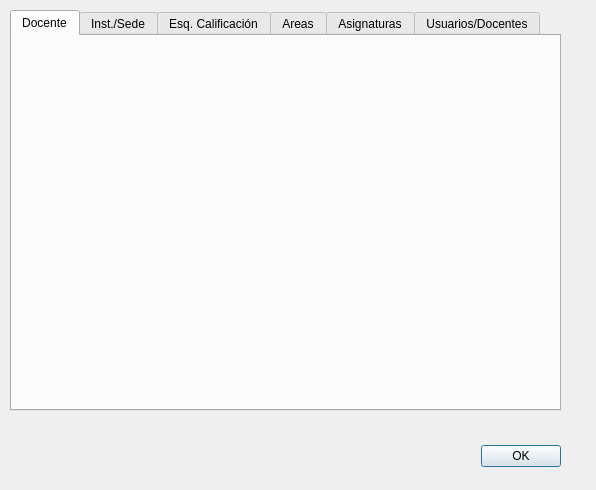
<?xml version="1.0" encoding="UTF-8"?>
<ui version="4.0">
 <class>Setup</class>
 <widget class="QDialog" name="Setup">
  <property name="geometry">
   <rect>
    <x>0</x>
    <y>0</y>
    <width>596</width>
    <height>490</height>
   </rect>
  </property>
  <property name="windowTitle">
   <string>Dialog</string>
  </property>
  <widget class="QDialogButtonBox" name="buttonBox">
   <property name="geometry">
    <rect>
     <x>100</x>
     <y>440</y>
     <width>461</width>
     <height>32</height>
    </rect>
   </property>
   <property name="orientation">
    <enum>Qt::Horizontal</enum>
   </property>
   <property name="standardButtons">
    <set>QDialogButtonBox::Ok</set>
   </property>
  </widget>
  <widget class="QTabWidget" name="Sedes">
   <property name="geometry">
    <rect>
     <x>10</x>
     <y>10</y>
     <width>551</width>
     <height>401</height>
    </rect>
   </property>
   <property name="currentIndex">
    <number>0</number>
   </property>
   <widget class="QWidget" name="tab_6">
    <attribute name="title">
     <string>Docente</string>
    </attribute>
   </widget>
   <widget class="QWidget" name="tab_4">
    <attribute name="title">
     <string>Inst./Sede</string>
    </attribute>
    <widget class="QPushButton" name="btnSchool_new">
     <property name="geometry">
      <rect>
       <x>140</x>
       <y>320</y>
       <width>89</width>
       <height>25</height>
      </rect>
     </property>
     <property name="text">
      <string>Nuevo</string>
     </property>
    </widget>
    <widget class="QTableView" name="tableSchool">
     <property name="geometry">
      <rect>
       <x>10</x>
       <y>10</y>
       <width>521</width>
       <height>301</height>
      </rect>
     </property>
    </widget>
    <widget class="QPushButton" name="btnSchool_save">
     <property name="geometry">
      <rect>
       <x>440</x>
       <y>320</y>
       <width>89</width>
       <height>25</height>
      </rect>
     </property>
     <property name="text">
      <string>Guardar</string>
     </property>
    </widget>
    <widget class="QPushButton" name="btnSchool_cancel">
     <property name="geometry">
      <rect>
       <x>340</x>
       <y>320</y>
       <width>89</width>
       <height>25</height>
      </rect>
     </property>
     <property name="text">
      <string>Cancelar</string>
     </property>
    </widget>
    <widget class="QPushButton" name="btnSchool_del">
     <property name="geometry">
      <rect>
       <x>240</x>
       <y>320</y>
       <width>89</width>
       <height>25</height>
      </rect>
     </property>
     <property name="text">
      <string>Eliminar</string>
     </property>
    </widget>
   </widget>
   <widget class="QWidget" name="tab_3">
    <attribute name="title">
     <string>Esq. Calificación</string>
    </attribute>
    <widget class="QPushButton" name="btnSchema_cancel">
     <property name="geometry">
      <rect>
       <x>340</x>
       <y>320</y>
       <width>89</width>
       <height>25</height>
      </rect>
     </property>
     <property name="text">
      <string>Cancelar</string>
     </property>
    </widget>
    <widget class="QTableView" name="tableSchema">
     <property name="geometry">
      <rect>
       <x>10</x>
       <y>10</y>
       <width>521</width>
       <height>121</height>
      </rect>
     </property>
    </widget>
    <widget class="QPushButton" name="btnSchema_new">
     <property name="geometry">
      <rect>
       <x>140</x>
       <y>320</y>
       <width>89</width>
       <height>25</height>
      </rect>
     </property>
     <property name="text">
      <string>Nuevo</string>
     </property>
    </widget>
    <widget class="QPushButton" name="btnSchema_del">
     <property name="geometry">
      <rect>
       <x>240</x>
       <y>320</y>
       <width>89</width>
       <height>25</height>
      </rect>
     </property>
     <property name="text">
      <string>Eliminar</string>
     </property>
    </widget>
    <widget class="QPushButton" name="btnSchema_save">
     <property name="geometry">
      <rect>
       <x>440</x>
       <y>320</y>
       <width>89</width>
       <height>25</height>
      </rect>
     </property>
     <property name="text">
      <string>Guardar</string>
     </property>
    </widget>
    <widget class="QTableView" name="tableSchemaRange">
     <property name="geometry">
      <rect>
       <x>10</x>
       <y>170</y>
       <width>521</width>
       <height>141</height>
      </rect>
     </property>
    </widget>
    <widget class="QPushButton" name="btnSchema_del_2">
     <property name="geometry">
      <rect>
       <x>440</x>
       <y>140</y>
       <width>89</width>
       <height>25</height>
      </rect>
     </property>
     <property name="text">
      <string>Eliminar</string>
     </property>
    </widget>
    <widget class="QPushButton" name="btnSchema_new_2">
     <property name="geometry">
      <rect>
       <x>340</x>
       <y>140</y>
       <width>89</width>
       <height>25</height>
      </rect>
     </property>
     <property name="text">
      <string>Nuevo</string>
     </property>
    </widget>
   </widget>
   <widget class="QWidget" name="tab_2">
    <attribute name="title">
     <string>Areas</string>
    </attribute>
    <widget class="QTableView" name="tableArea">
     <property name="geometry">
      <rect>
       <x>10</x>
       <y>20</y>
       <width>521</width>
       <height>301</height>
      </rect>
     </property>
    </widget>
    <widget class="QPushButton" name="btnArea_save">
     <property name="geometry">
      <rect>
       <x>440</x>
       <y>330</y>
       <width>89</width>
       <height>25</height>
      </rect>
     </property>
     <property name="text">
      <string>Guardar</string>
     </property>
    </widget>
    <widget class="QPushButton" name="btnArea_del">
     <property name="geometry">
      <rect>
       <x>240</x>
       <y>330</y>
       <width>89</width>
       <height>25</height>
      </rect>
     </property>
     <property name="text">
      <string>Eliminar</string>
     </property>
    </widget>
    <widget class="QPushButton" name="btnArea_new">
     <property name="geometry">
      <rect>
       <x>140</x>
       <y>330</y>
       <width>89</width>
       <height>25</height>
      </rect>
     </property>
     <property name="text">
      <string>Nuevo</string>
     </property>
    </widget>
    <widget class="QPushButton" name="btnArea_cancel">
     <property name="geometry">
      <rect>
       <x>340</x>
       <y>330</y>
       <width>89</width>
       <height>25</height>
      </rect>
     </property>
     <property name="text">
      <string>Cancelar</string>
     </property>
    </widget>
   </widget>
   <widget class="QWidget" name="tab">
    <attribute name="title">
     <string>Asignaturas</string>
    </attribute>
    <widget class="QPushButton" name="btnSubject_save">
     <property name="geometry">
      <rect>
       <x>440</x>
       <y>320</y>
       <width>89</width>
       <height>25</height>
      </rect>
     </property>
     <property name="text">
      <string>Guardar</string>
     </property>
    </widget>
    <widget class="QTableView" name="tableSubject">
     <property name="geometry">
      <rect>
       <x>10</x>
       <y>10</y>
       <width>521</width>
       <height>301</height>
      </rect>
     </property>
    </widget>
    <widget class="QPushButton" name="btnSubject_new">
     <property name="geometry">
      <rect>
       <x>140</x>
       <y>320</y>
       <width>89</width>
       <height>25</height>
      </rect>
     </property>
     <property name="text">
      <string>Nuevo</string>
     </property>
    </widget>
    <widget class="QPushButton" name="btnSubject_cancel">
     <property name="geometry">
      <rect>
       <x>340</x>
       <y>320</y>
       <width>89</width>
       <height>25</height>
      </rect>
     </property>
     <property name="text">
      <string>Cancelar</string>
     </property>
    </widget>
    <widget class="QPushButton" name="btnSubject_del">
     <property name="geometry">
      <rect>
       <x>240</x>
       <y>320</y>
       <width>89</width>
       <height>25</height>
      </rect>
     </property>
     <property name="text">
      <string>Eliminar</string>
     </property>
    </widget>
   </widget>
   <widget class="QWidget" name="tab_5">
    <property name="enabled">
     <bool>true</bool>
    </property>
    <attribute name="title">
     <string>Usuarios/Docentes</string>
    </attribute>
    <widget class="QTableView" name="tableUser">
     <property name="geometry">
      <rect>
       <x>10</x>
       <y>10</y>
       <width>271</width>
       <height>291</height>
      </rect>
     </property>
    </widget>
    <widget class="QPushButton" name="btnUser_new">
     <property name="geometry">
      <rect>
       <x>140</x>
       <y>320</y>
       <width>89</width>
       <height>25</height>
      </rect>
     </property>
     <property name="text">
      <string>Nuevo</string>
     </property>
    </widget>
    <widget class="QPushButton" name="btnUser_del">
     <property name="geometry">
      <rect>
       <x>240</x>
       <y>320</y>
       <width>89</width>
       <height>25</height>
      </rect>
     </property>
     <property name="text">
      <string>Eliminar</string>
     </property>
    </widget>
    <widget class="QPushButton" name="btnUser_cancel">
     <property name="geometry">
      <rect>
       <x>340</x>
       <y>320</y>
       <width>89</width>
       <height>25</height>
      </rect>
     </property>
     <property name="text">
      <string>Cancelar</string>
     </property>
    </widget>
    <widget class="QPushButton" name="btnUser_save">
     <property name="geometry">
      <rect>
       <x>440</x>
       <y>320</y>
       <width>89</width>
       <height>25</height>
      </rect>
     </property>
     <property name="text">
      <string>Guardar</string>
     </property>
    </widget>
    <widget class="QGroupBox" name="groupBox">
     <property name="geometry">
      <rect>
       <x>290</x>
       <y>10</y>
       <width>241</width>
       <height>211</height>
      </rect>
     </property>
     <property name="title">
      <string>Detalle</string>
     </property>
     <widget class="QLabel" name="label">
      <property name="geometry">
       <rect>
        <x>10</x>
        <y>30</y>
        <width>67</width>
        <height>17</height>
       </rect>
      </property>
      <property name="text">
       <string>Ident.</string>
      </property>
     </widget>
     <widget class="QLabel" name="label_2">
      <property name="geometry">
       <rect>
        <x>10</x>
        <y>60</y>
        <width>67</width>
        <height>17</height>
       </rect>
      </property>
      <property name="text">
       <string>Nombre</string>
      </property>
     </widget>
     <widget class="QLabel" name="label_3">
      <property name="geometry">
       <rect>
        <x>10</x>
        <y>90</y>
        <width>67</width>
        <height>17</height>
       </rect>
      </property>
      <property name="text">
       <string>Apellido</string>
      </property>
     </widget>
     <widget class="QLabel" name="label_4">
      <property name="geometry">
       <rect>
        <x>10</x>
        <y>150</y>
        <width>81</width>
        <height>17</height>
       </rect>
      </property>
      <property name="text">
       <string>Contraseña</string>
      </property>
     </widget>
     <widget class="QLabel" name="label_5">
      <property name="geometry">
       <rect>
        <x>10</x>
        <y>120</y>
        <width>67</width>
        <height>17</height>
       </rect>
      </property>
      <property name="text">
       <string>Apodo</string>
      </property>
     </widget>
     <widget class="QLineEdit" name="ln_ref">
      <property name="geometry">
       <rect>
        <x>90</x>
        <y>30</y>
        <width>113</width>
        <height>25</height>
       </rect>
      </property>
     </widget>
     <widget class="QLineEdit" name="ln_firstname">
      <property name="geometry">
       <rect>
        <x>90</x>
        <y>60</y>
        <width>113</width>
        <height>25</height>
       </rect>
      </property>
     </widget>
     <widget class="QLineEdit" name="ln_lastname">
      <property name="geometry">
       <rect>
        <x>90</x>
        <y>90</y>
        <width>113</width>
        <height>25</height>
       </rect>
      </property>
     </widget>
     <widget class="QLineEdit" name="ln_login">
      <property name="geometry">
       <rect>
        <x>90</x>
        <y>120</y>
        <width>113</width>
        <height>25</height>
       </rect>
      </property>
     </widget>
     <widget class="QLineEdit" name="ln_pws">
      <property name="geometry">
       <rect>
        <x>90</x>
        <y>150</y>
        <width>113</width>
        <height>25</height>
       </rect>
      </property>
     </widget>
     <widget class="QRadioButton" name="radio_iam">
      <property name="geometry">
       <rect>
        <x>10</x>
        <y>180</y>
        <width>71</width>
        <height>23</height>
       </rect>
      </property>
      <property name="layoutDirection">
       <enum>Qt::RightToLeft</enum>
      </property>
      <property name="text">
       <string>Soy yo</string>
      </property>
     </widget>
     <widget class="QRadioButton" name="radio_other">
      <property name="geometry">
       <rect>
        <x>90</x>
        <y>180</y>
        <width>112</width>
        <height>23</height>
       </rect>
      </property>
      <property name="layoutDirection">
       <enum>Qt::RightToLeft</enum>
      </property>
      <property name="text">
       <string>Docente ext.</string>
      </property>
     </widget>
    </widget>
   </widget>
  </widget>
 </widget>
 <resources/>
 <connections>
  <connection>
   <sender>buttonBox</sender>
   <signal>accepted()</signal>
   <receiver>Setup</receiver>
   <slot>accept()</slot>
   <hints>
    <hint type="sourcelabel">
     <x>248</x>
     <y>254</y>
    </hint>
    <hint type="destinationlabel">
     <x>157</x>
     <y>274</y>
    </hint>
   </hints>
  </connection>
  <connection>
   <sender>buttonBox</sender>
   <signal>rejected()</signal>
   <receiver>Setup</receiver>
   <slot>reject()</slot>
   <hints>
    <hint type="sourcelabel">
     <x>316</x>
     <y>260</y>
    </hint>
    <hint type="destinationlabel">
     <x>286</x>
     <y>274</y>
    </hint>
   </hints>
  </connection>
  <connection>
   <sender>btnSchema_del_2</sender>
   <signal>released()</signal>
   <receiver>Setup</receiver>
   <slot>deleteSchema()</slot>
   <hints>
    <hint type="sourcelabel">
     <x>556</x>
     <y>511</y>
    </hint>
    <hint type="destinationlabel">
     <x>297</x>
     <y>244</y>
    </hint>
   </hints>
  </connection>
  <connection>
   <sender>btnUser_del</sender>
   <signal>clicked()</signal>
   <receiver>Setup</receiver>
   <slot>deleteUser()</slot>
   <hints>
    <hint type="sourcelabel">
     <x>296</x>
     <y>371</y>
    </hint>
    <hint type="destinationlabel">
     <x>297</x>
     <y>244</y>
    </hint>
   </hints>
  </connection>
  <connection>
   <sender>btnSubject_del</sender>
   <signal>released()</signal>
   <receiver>Setup</receiver>
   <slot>deleteSubject()</slot>
   <hints>
    <hint type="sourcelabel">
     <x>296</x>
     <y>371</y>
    </hint>
    <hint type="destinationlabel">
     <x>297</x>
     <y>244</y>
    </hint>
   </hints>
  </connection>
  <connection>
   <sender>btnUser_save</sender>
   <signal>clicked()</signal>
   <receiver>Setup</receiver>
   <slot>saveUser()</slot>
   <hints>
    <hint type="sourcelabel">
     <x>496</x>
     <y>371</y>
    </hint>
    <hint type="destinationlabel">
     <x>297</x>
     <y>244</y>
    </hint>
   </hints>
  </connection>
  <connection>
   <sender>btnSchema_cancel</sender>
   <signal>released()</signal>
   <receiver>Setup</receiver>
   <slot>refreshSchema()</slot>
   <hints>
    <hint type="sourcelabel">
     <x>396</x>
     <y>371</y>
    </hint>
    <hint type="destinationlabel">
     <x>297</x>
     <y>244</y>
    </hint>
   </hints>
  </connection>
  <connection>
   <sender>btnArea_new</sender>
   <signal>released()</signal>
   <receiver>Setup</receiver>
   <slot>newArea()</slot>
   <hints>
    <hint type="sourcelabel">
     <x>296</x>
     <y>381</y>
    </hint>
    <hint type="destinationlabel">
     <x>297</x>
     <y>244</y>
    </hint>
   </hints>
  </connection>
  <connection>
   <sender>btnSubject_save</sender>
   <signal>released()</signal>
   <receiver>Setup</receiver>
   <slot>saveSubject()</slot>
   <hints>
    <hint type="sourcelabel">
     <x>496</x>
     <y>371</y>
    </hint>
    <hint type="destinationlabel">
     <x>297</x>
     <y>244</y>
    </hint>
   </hints>
  </connection>
  <connection>
   <sender>btnSchool_new</sender>
   <signal>clicked()</signal>
   <receiver>Setup</receiver>
   <slot>newSchool()</slot>
   <hints>
    <hint type="sourcelabel">
     <x>196</x>
     <y>371</y>
    </hint>
    <hint type="destinationlabel">
     <x>297</x>
     <y>244</y>
    </hint>
   </hints>
  </connection>
  <connection>
   <sender>btnSchema_del</sender>
   <signal>released()</signal>
   <receiver>Setup</receiver>
   <slot>deleteSchemaRange()</slot>
   <hints>
    <hint type="sourcelabel">
     <x>296</x>
     <y>371</y>
    </hint>
    <hint type="destinationlabel">
     <x>297</x>
     <y>244</y>
    </hint>
   </hints>
  </connection>
  <connection>
   <sender>btnSchool_del</sender>
   <signal>clicked()</signal>
   <receiver>Setup</receiver>
   <slot>deleteSchool()</slot>
   <hints>
    <hint type="sourcelabel">
     <x>296</x>
     <y>371</y>
    </hint>
    <hint type="destinationlabel">
     <x>297</x>
     <y>244</y>
    </hint>
   </hints>
  </connection>
  <connection>
   <sender>btnSubject_new</sender>
   <signal>released()</signal>
   <receiver>Setup</receiver>
   <slot>newSubject()</slot>
   <hints>
    <hint type="sourcelabel">
     <x>196</x>
     <y>371</y>
    </hint>
    <hint type="destinationlabel">
     <x>297</x>
     <y>244</y>
    </hint>
   </hints>
  </connection>
  <connection>
   <sender>btnSchema_save</sender>
   <signal>released()</signal>
   <receiver>Setup</receiver>
   <slot>saveSchema()</slot>
   <hints>
    <hint type="sourcelabel">
     <x>496</x>
     <y>371</y>
    </hint>
    <hint type="destinationlabel">
     <x>297</x>
     <y>244</y>
    </hint>
   </hints>
  </connection>
  <connection>
   <sender>btnUser_cancel</sender>
   <signal>clicked()</signal>
   <receiver>Setup</receiver>
   <slot>refreshUser()</slot>
   <hints>
    <hint type="sourcelabel">
     <x>396</x>
     <y>371</y>
    </hint>
    <hint type="destinationlabel">
     <x>297</x>
     <y>244</y>
    </hint>
   </hints>
  </connection>
  <connection>
   <sender>btnSchema_new_2</sender>
   <signal>released()</signal>
   <receiver>Setup</receiver>
   <slot>newSchema()</slot>
   <hints>
    <hint type="sourcelabel">
     <x>456</x>
     <y>511</y>
    </hint>
    <hint type="destinationlabel">
     <x>297</x>
     <y>244</y>
    </hint>
   </hints>
  </connection>
  <connection>
   <sender>btnArea_cancel</sender>
   <signal>released()</signal>
   <receiver>Setup</receiver>
   <slot>refreshArea()</slot>
   <hints>
    <hint type="sourcelabel">
     <x>396</x>
     <y>381</y>
    </hint>
    <hint type="destinationlabel">
     <x>297</x>
     <y>244</y>
    </hint>
   </hints>
  </connection>
  <connection>
   <sender>btnArea_save</sender>
   <signal>released()</signal>
   <receiver>Setup</receiver>
   <slot>saveArea()</slot>
   <hints>
    <hint type="sourcelabel">
     <x>496</x>
     <y>381</y>
    </hint>
    <hint type="destinationlabel">
     <x>297</x>
     <y>244</y>
    </hint>
   </hints>
  </connection>
  <connection>
   <sender>btnSubject_cancel</sender>
   <signal>released()</signal>
   <receiver>Setup</receiver>
   <slot>refreshSubject()</slot>
   <hints>
    <hint type="sourcelabel">
     <x>396</x>
     <y>371</y>
    </hint>
    <hint type="destinationlabel">
     <x>297</x>
     <y>244</y>
    </hint>
   </hints>
  </connection>
  <connection>
   <sender>btnSchool_save</sender>
   <signal>clicked()</signal>
   <receiver>Setup</receiver>
   <slot>saveSchool()</slot>
   <hints>
    <hint type="sourcelabel">
     <x>496</x>
     <y>371</y>
    </hint>
    <hint type="destinationlabel">
     <x>297</x>
     <y>244</y>
    </hint>
   </hints>
  </connection>
  <connection>
   <sender>btnSchool_cancel</sender>
   <signal>clicked()</signal>
   <receiver>Setup</receiver>
   <slot>refreshSchool()</slot>
   <hints>
    <hint type="sourcelabel">
     <x>396</x>
     <y>371</y>
    </hint>
    <hint type="destinationlabel">
     <x>297</x>
     <y>244</y>
    </hint>
   </hints>
  </connection>
  <connection>
   <sender>btnSchema_new</sender>
   <signal>released()</signal>
   <receiver>Setup</receiver>
   <slot>newSchemaRange()</slot>
   <hints>
    <hint type="sourcelabel">
     <x>196</x>
     <y>371</y>
    </hint>
    <hint type="destinationlabel">
     <x>297</x>
     <y>244</y>
    </hint>
   </hints>
  </connection>
  <connection>
   <sender>btnArea_del</sender>
   <signal>released()</signal>
   <receiver>Setup</receiver>
   <slot>deleteArea()</slot>
   <hints>
    <hint type="sourcelabel">
     <x>296</x>
     <y>381</y>
    </hint>
    <hint type="destinationlabel">
     <x>297</x>
     <y>244</y>
    </hint>
   </hints>
  </connection>
  <connection>
   <sender>btnUser_new</sender>
   <signal>clicked()</signal>
   <receiver>Setup</receiver>
   <slot>newUser()</slot>
   <hints>
    <hint type="sourcelabel">
     <x>196</x>
     <y>371</y>
    </hint>
    <hint type="destinationlabel">
     <x>297</x>
     <y>244</y>
    </hint>
   </hints>
  </connection>
 </connections>
 <slots>
  <slot>saveArea()</slot>
  <slot>newArea()</slot>
  <slot>refreshArea()</slot>
  <slot>deleteArea()</slot>
  <slot>saveSubject()</slot>
  <slot>newSubject()</slot>
  <slot>refreshSubject()</slot>
  <slot>deleteSubject()</slot>
  <slot>deleteSchema()</slot>
  <slot>newSchema()</slot>
  <slot>refreshSchema()</slot>
  <slot>saveSchema()</slot>
  <slot>newSchemaRange()</slot>
  <slot>deleteSchemaRange()</slot>
  <slot>saveSchool()</slot>
  <slot>newSchool()</slot>
  <slot>deleteSchool()</slot>
  <slot>refreshSchool()</slot>
  <slot>saveUser()</slot>
  <slot>deleteUser()</slot>
  <slot>refreshUser()</slot>
  <slot>newUser()</slot>
 </slots>
</ui>
